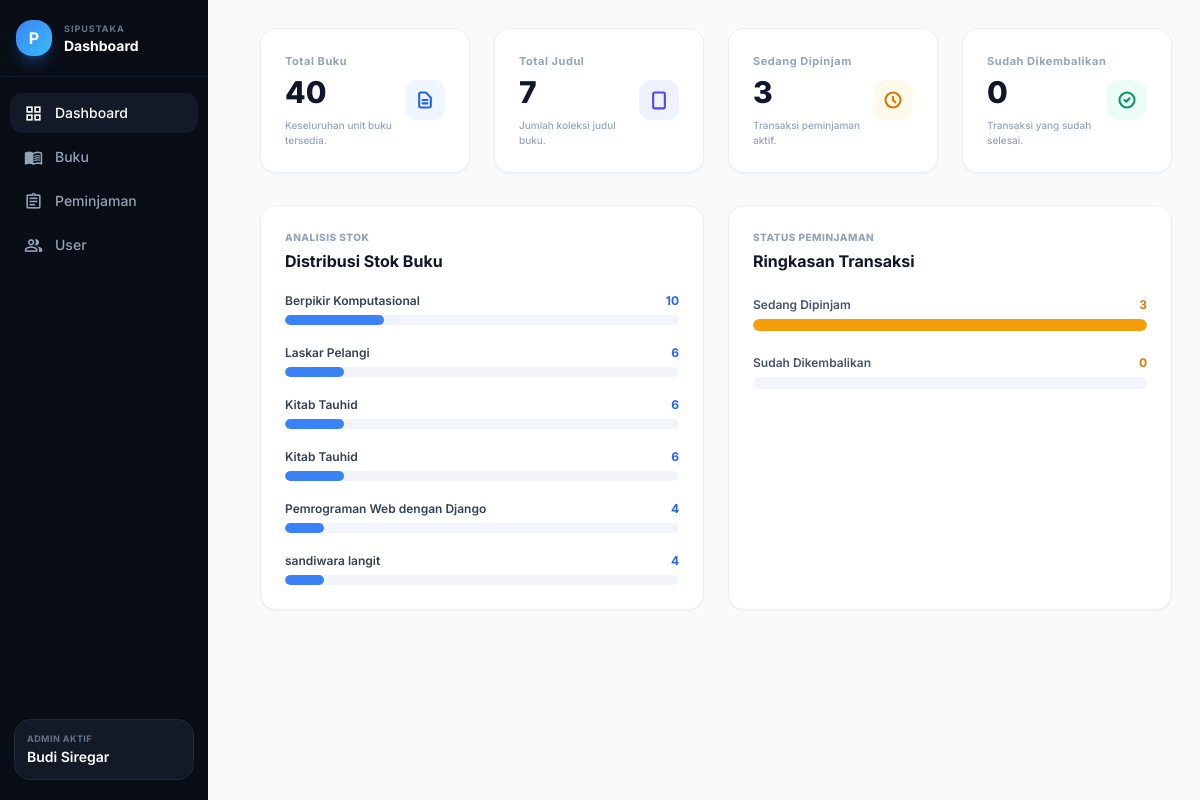
The page / on the database its author committed.
### perpustakaan/models.py (models this page shows, shortened)
class Buku(models.Model):
    judul = models.CharField(max_length=255)
    pengarang = models.CharField(max_length=255)
    kategori = models.CharField(max_length=100)
    penerbit = models.CharField(max_length=255)
    tahun_terbit = models.IntegerField()
    rak = models.CharField(max_length=100)
    stok = models.IntegerField()
    deskripsi = models.TextField()
    isbn = models.CharField(max_length=50, default='-', blank=True, null=True)
    class Meta:
        db_table = 'buku'

### perpustakaan/views.py (the view)
# urls.py: path('', views.index, name='index'),
def index(request):
    with connection.cursor() as cursor:
        cursor.execute("SELECT COALESCE(SUM(stok), 0) FROM buku")
        total_buku = cursor.fetchone()[0]
        cursor.execute("SELECT COUNT(*) FROM buku")
        total_judul = cursor.fetchone()[0]
        cursor.execute("SELECT COUNT(*) FROM peminjaman WHERE status = 'Dipinjam'")
        sedang_dipinjam = cursor.fetchone()[0]
        cursor.execute("SELECT COUNT(*) FROM peminjaman WHERE status = 'Selesai'")
        sudah_dikembalikan = cursor.fetchone()[0]
        cursor.execute("SELECT judul, stok FROM buku ORDER BY stok DESC LIMIT 6")
        buku_stok = dict_fetchall(cursor)
        distribusi_stok = []
        for b in buku_stok:
            persentase = (b['stok'] / total_buku) * 100 if total_buku > 0 else 0
            distribusi_stok.append({
                'judul': b['judul'],
                'stok': b['stok'],
                'persentase': round(persentase)
            })
    return render(request, 'index.html', {
        'total_buku': total_buku,
        'total_judul': total_judul,
        'sedang_dipinjam': sedang_dipinjam,
        'sudah_dikembalikan': sudah_dikembalikan,
        'distribusi_stok': distribusi_stok,
    })

### perpustakaan/views.py (called while the page is built)
def dict_fetchall(cursor):
    columns = [col[0] for col in cursor.description]
    return [dict(zip(columns, row)) for row in cursor.fetchall()]

### perpustakaan/templates/index.html (shortened to what this page needs)
{% extends 'base.html' %}
{% block sidebar_title %}Dashboard{% endblock %}
{% block content %}
<div class="grid grid-cols-1 sm:grid-cols-2 lg:grid-cols-4 gap-6 max-w-[1200px] ml-4 md:ml-6 mb-8">
  <div class="rounded-2xl bg-white p-6 shadow-sm border border-slate-200/60 flex items-center justify-between">
    <div>
      <p class="text-[11px] font-bold text-slate-400 tracking-wider mb-1">Total Buku</p>
      <h4 class="text-3xl font-extrabold text-slate-900">{{ total_buku|default:"0" }}</h4>
      <p class="text-[10px] text-slate-400 mt-2 font-medium">Keseluruhan unit buku tersedia.</p>
    </div>
    <div class="w-10 h-10 rounded-xl bg-blue-50 text-blue-600 flex items-center justify-center flex-none">
      <svg class="w-5 h-5" fill="none" stroke="currentColor" stroke-width="2.5" viewBox="0 0 24 24">
        <path stroke-linecap="round" stroke-linejoin="round"
          d="M9 12h6m-6 4h6m2 5H7a2 2 0 01-2-2V5a2 2 0 012-2h5.586a1 1 0 01.707.293l5.414 5.414a1 1 0 01.293.707V19a2 2 0 01-2 2z" />
      </svg>
    </div>
  </div>
  <div class="rounded-2xl bg-white p-6 shadow-sm border border-slate-200/60 flex items-center justify-between">
    <div>
      <p class="text-[11px] font-bold text-slate-400 tracking-wider mb-1">Total Judul</p>
      <h4 class="text-3xl font-extrabold text-slate-900">{{ total_judul|default:"0" }}</h4>
      <p class="text-[10px] text-slate-400 mt-2 font-medium">Jumlah koleksi judul buku.</p>
    </div>
    <div class="w-10 h-10 rounded-xl bg-indigo-50 text-indigo-600 flex items-center justify-center flex-none">
      <svg class="w-5 h-5" fill="none" stroke="currentColor" stroke-width="2.5" viewBox="0 0 24 24">
        <path stroke-linecap="round" stroke-linejoin="round"
          d="M19 20V5a2 2 0 00-2-2H7a2 2 0 00-2 2v15a2 2 0 002 2h10a2 2 0 002-2z" />
      </svg>
    </div>
  </div>
  <div class="rounded-2xl bg-white p-6 shadow-sm border border-slate-200/60 flex items-center justify-between">
    <div>
      <p class="text-[11px] font-bold text-slate-400 tracking-wider mb-1">Sedang Dipinjam</p>
      <h4 class="text-3xl font-extrabold text-slate-900">{{ sedang_dipinjam|default:"0" }}</h4>
      <p class="text-[10px] text-slate-400 mt-2 font-medium">Transaksi peminjaman aktif.</p>
    </div>
    <div class="w-10 h-10 rounded-xl bg-amber-50 text-amber-600 flex items-center justify-center flex-none">
      <svg class="w-5 h-5" fill="none" stroke="currentColor" stroke-width="2.5" viewBox="0 0 24 24">
        <path stroke-linecap="round" stroke-linejoin="round" d="M12 8v4l3 3m6-3a9 9 0 11-18 0 9 9 0 0118 0z" />
      </svg>
    </div>
  </div>
  <div class="rounded-2xl bg-white p-6 shadow-sm border border-slate-200/60 flex items-center justify-between">
    <div>
      <p class="text-[11px] font-bold text-slate-400 tracking-wider mb-1">Sudah Dikembalikan</p>
      <h4 class="text-3xl font-extrabold text-slate-900">{{ sudah_dikembalikan|default:"0" }}</h4>
      <p class="text-[10px] text-slate-400 mt-2 font-medium">Transaksi yang sudah selesai.</p>
    </div>
    <div class="w-10 h-10 rounded-xl bg-emerald-50 text-emerald-600 flex items-center justify-center flex-none">
      <svg class="w-5 h-5" fill="none" stroke="currentColor" stroke-width="2.5" viewBox="0 0 24 24">
        <path stroke-linecap="round" stroke-linejoin="round" d="M9 12l2 2 4-4m6 2a9 9 0 11-18 0 9 9 0 0118 0z" />
      </svg>
    </div>
  </div>
</div>
<div class="grid grid-cols-1 lg:grid-cols-2 gap-6 max-w-[1200px] ml-4 md:ml-6">
  <div class="rounded-2xl bg-white p-6 shadow-sm border border-slate-200/60">
    <p class="text-[10px] font-extrabold text-slate-400 uppercase tracking-wider">Analisis Stok</p>
    <h3 class="text-base font-bold text-slate-900 mt-1 mb-5">Distribusi Stok Buku</h3>
    <div class="space-y-5">
      {% for item in distribusi_stok %}
      <div>
        <div class="flex justify-between text-xs font-semibold text-slate-700 mb-1.5">
          <span class="truncate pr-2">{{ item.judul }}</span>
          <span class="text-blue-600 font-bold">{{ item.stok }}</span>
        </div>
        <div class="w-full h-2.5 bg-slate-100 rounded-full overflow-hidden">
          <div class="h-full bg-blue-500 rounded-full transition-all duration-500"
            style="width: {{ item.persentase }}%;"></div>
        </div>
      </div>
      {% empty %}
      <p class="text-xs text-slate-400 text-center py-8">Belum ada data distribusi stok buku.</p>
      {% endfor %}
    </div>
  </div>
  <div class="rounded-2xl bg-white p-6 shadow-sm border border-slate-200/60">
    <p class="text-[10px] font-extrabold text-slate-400 uppercase tracking-wider">Status Peminjaman</p>
    <h3 class="text-base font-bold text-slate-900 mt-1 mb-6">Ringkasan Transaksi</h3>
    {% with total_transaksi=sedang_dipinjam|add:sudah_dikembalikan %}
    <div class="space-y-6">
      <div>
        <div class="flex justify-between text-xs font-semibold text-slate-600 mb-1.5">
          <span>Sedang Dipinjam</span>
          <span class="text-amber-600 font-bold">{{ sedang_dipinjam|default:"0" }}</span>
        </div>
        <div class="w-full h-3 bg-slate-100 rounded-full overflow-hidden">
          <div class="h-full bg-amber-500 rounded-full"
            style="width: {% widthratio sedang_dipinjam total_transaksi 100 %}%;"></div>
        </div>
      </div>
      <div>
        <div class="flex justify-between text-xs font-semibold text-slate-600 mb-1.5">
          <span>Sudah Dikembalikan</span>
          <span class="text-amber-600 font-bold">{{ sudah_dikembalikan|default:"0" }}</span>
        </div>
        <div class="w-full h-3 bg-slate-100 rounded-full overflow-hidden">
        </div>
      </div>
    </div>
    {% endwith %}
  </div>
</div>
{% endblock %}

### perpustakaan/templates/base.html (style rules this page uses)
body { font-family: Inter, sans-serif; }

### rows shown on the page
Buku: judul "Berpikir Komputasional", stok "10", {{ item.persentase }} 25 (drawn)
Buku: judul "Laskar Pelangi", stok "6", {{ item.persentase }} 15 (drawn)
Buku: judul "Pemrograman Web dengan Django", stok "4", {{ item.persentase }} 10 (drawn)

### other values the page prints
{{ total_buku|default:"0" }} "40"
{{ total_judul|default:"0" }} "7"
{{ sedang_dipinjam|default:"0" }} "3"
{{ sudah_dikembalikan|default:"0" }} "0"
{{ item.judul }} "Kitab Tauhid" "Kitab Tauhid" "sandiwara langit"
{{ item.stok }} "6" "6" "4"
